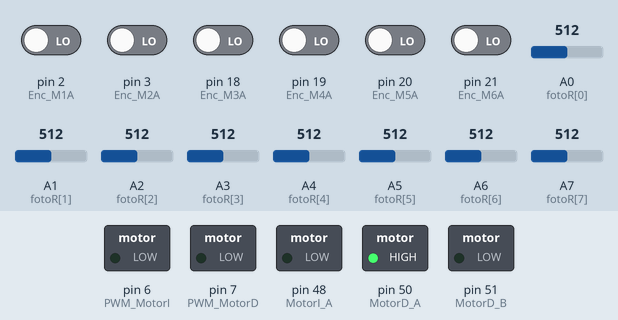
Simulated run of this sketch. Board: Arduino Mega 2560, built with avr-gcc and run on an emulated ATmega2560. On the bench: switched loads named in the sketch (green lamp = pin HIGH). Inputs (shaded band) come from the test bench; at power-on: pin 2 (Enc_M1A), pin 3 (Enc_M2A), pin 18 (Enc_M3A), pin 19 (Enc_M4A), pin 20 (Enc_M5A), pin 21 (Enc_M6A) LOW, A0 (fotoR[0]) = 512, A1 (fotoR[1]) = 512, A2 (fotoR[2]) = 512, A3 (fotoR[3]) = 512, A4 (fotoR[4]) = 512, A5 (fotoR[5]) = 512, A6 (fotoR[6]) = 512, A7 (fotoR[7]) = 512. The ROS host is connected and sends only what is stated; what the sketch prints to the serial monitor is not drawn.

Above: at 0.1 s.
Timing chart, 0 to 1.6 s (numbered marks = the images above):
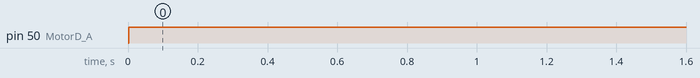

The sketch:

ArduinoAzcatl_conFormato.ino
```cpp
/*-------------------------------------------------------------
Silva Guzmán Alejandro ->Formato
Dr. Savage Carmona
Septiembre 2019

/*--------------------------------------------------------------*/

/*----------------------Librerías----------------------*/
#include <ros.h>
#include <std_msgs/Int64.h>
#include <std_msgs/Float32MultiArray.h>

/*--------------------------Pines--------------------------*/

/*----------------------Motores----------------------*/
#define MotorD_A 50   //Direccion de los motores Derechos A
#define MotorD_B 51   //Direccion de los motores Derechos B
#define MotorI_A 48   //Direccion de los motores Izquierdos A: 52->48
#define MotorI_B 49   //Direccion de los motores Izquierdos B: 53->49
#define PWM_MotorD 7  //Velocidad de los motores Derechos
#define PWM_MotorI 6  //Velocidad de los motores Izquierdos

/*----------------------Encoders----------------------*/

//Motor 1 --> Enfrente Derecha
#define Enc_M1A 2     //Interrup0
#define Enc_M1B 4

//Motor 2 --> Enfrente Izquierda
#define Enc_M2A 3     //Interrup1
#define Enc_M2B 5

//Motor 3 --> Medio Derecha
#define Enc_M3A 18    //Interrup5
#define Enc_M3B 17

//Motor 4 --> Medio Izquierda
#define Enc_M4A 19    //Interrup4
#define Enc_M4B 22

 //Motor 5 -->  Atras Derecha
#define Enc_M5A 20    //Interrup3
#define Enc_M5B 23

//Motor 6 --> Atras Izquierda
#define Enc_M6A 21    //Interrup2
#define Enc_M6B 24

/*----------------------Revoluciones/min----------------------*/
//Máximos y minimos valores de RPMs que puede conseguir el motor
#define maxPID 66
#define minPID 13

//Máximos y minimos valores de PWM que puede conseguir el motor
#define maxPWM 255
#define minPWM 0

/*----------------------Sensores infrarojo----------------------*/
#define Cont_Der 28   //Sensor de contacto derecho
#define Cont_Izq 30   //Sensor de contacto derecho

/*----------------------Variables----------------------*/

int MD_A=0;     //Valor de dirección del MotorD_A
int MD_B=0;     //Valor de dirección del MotorD_B
int MI_A=0;     //Valor de dirección del MotorI_A
int MI_B=0;     //Valor de dirección del MotorI_B
int pwm_D = 0;  //Valor de dirección del Motor_D
int pwm_I = 0;  //Valor de dirección del Motor_I
int cambioderecha = 0;
int cambioizquierda = 0;
int fotoR[8]= {A0,A1,A2,A3,A4,A5,A6,A7}; //Fotoresistencias

float data[8];
float RPM_der = 0;        //Revoluciones por minuto calculadas
float RPM_izq = 0;        //Revoluciones por minuto calculadas
float velocidadder = 0;
float velocidadizq = 0;
float velocidad_der = 0;  //Velocidad en [m/s]
float velocidad_izq = 0;  //Velocidad en [m/s]

//Almacenaiento de pulsos de cada motor
volatile long ContM1=0;
volatile long ContM2=0;
volatile long ContM3=0;
volatile long ContM4=0;
volatile long ContM5=0;
volatile long ContM6=0;

//Variables para el cálculo de la velocidad

int ratio = 1;                          //Relación de transmisión
unsigned long timeold = 0;              //Tiempo
float wheel_diameter  = 123.40/1000.0;  //Diámetro de la rueda pequeña[mm]  //          [m]
unsigned int pulsesperturn = 3200;      //Número de pulsos por vuelta del motor, por canal = 3267.  //1600 Según yo recuerdo eran 3200 con el RISING

//  kp    arranque  direccion
//  40 ->  bien     bien

long long int encoDerAvg,encoIzqAvg,totalIzq,totalDer;

//Definición de las señales de error, control y la salida del sistema.
float ut_D = 0;
float ut_I = 0;
float r_t_D = 0;  //[m/s]
float r_t_I = 0;  //[m/s]
float r_tder = 0; //[m/s]
float r_tizq = 0; //[m/s]
volatile float y_t_D = 0;
volatile float y_t_I = 0;


/*-----------------------------Funciones-----------------------------*/

//Funciones que recibe las velocidades
void speedsCallback(const std_msgs::Float32MultiArray& msg){
  if(msg.data_length < 2){
     r_tizq=0;
     r_tder=0;
     return;
  }else{
    r_tizq=msg.data[0];
    r_tder=msg.data[1];
  }
  velocidadder = fabs(r_tder);
  velocidadizq = fabs(r_tizq);
}

//Contador de pulsos del encoder 1
void encoderM1aEvent(){
  if(digitalRead(Enc_M1A)==HIGH){
    if(digitalRead(Enc_M1B)==LOW)
      ContM1--; //A=1 & B=0
    else
      ContM1++; //A=1 & B=1
  }else{
    if(digitalRead(Enc_M1B)==LOW)
      ContM1++; //A=0 & B=0
    else
      ContM1--; //A=0 & B=1
  }
}

//Contador de pulsos del encoder 2
void encoderM2aEvent(){
  if(digitalRead(Enc_M2A)==HIGH){
    if(digitalRead(Enc_M2B)==LOW)
      ContM2++; //A=1 & B=0
    else
      ContM2--; //A=1 & B=1
  }else{
    if(digitalRead(Enc_M2B)==LOW)
      ContM2--; //A=0 & B=0
    else
      ContM2++; //A=0 & B=1
  }
}

//Contador de pulsos del encoder 3
void encoderM3aEvent(){
  if(digitalRead(Enc_M3A)==HIGH){
    if(digitalRead(Enc_M3B)==LOW)
      ContM3--; //A=1 & B=0
    else
      ContM3++; //A=1 & B=1
  }else{
    if(digitalRead(Enc_M3B)==LOW)
      ContM3++; //A=0 & B=0
    else
      ContM3--; //A=0 & B=1
  }
}

//Contador de pulsos del encoder 4
void encoderM4aEvent(){
  if(digitalRead(Enc_M4A)==HIGH){
    if(digitalRead(Enc_M4B)==LOW)
      ContM4++; //A=1 & B=0
    else
      ContM4--; //A=1 & B=1
  }else{
    if(digitalRead(Enc_M4B)==LOW)
      ContM4--; //A=0 & B=0
    else
      ContM4++; //A=0 & B=1
  }
}

//Contador de pulsos del encoder 5
void encoderM5aEvent(){
  if(digitalRead(Enc_M5A)==HIGH){
    if(digitalRead(Enc_M5B)==LOW)
      ContM5--; //A=1 & B=0
    else
      ContM5++; //A=1 & B=1
  }else{
    if(digitalRead(Enc_M5B)==LOW)
      ContM5++; //A=0 & B=0
    else
      ContM5--; //A=0 & B=1
  }
}

//Contador de pulsos del encoder 6
void encoderM6aEvent(){
  if(digitalRead(Enc_M6A)==HIGH){
    if(digitalRead(Enc_M6B)==LOW)
      ContM6++; //A=1 & B=0
    else
      ContM6--; //A=1 & B=1
  }else{
    if(digitalRead(Enc_M6B)==LOW)
      ContM6--; //A=0 & B=0
    else
      ContM6++; //A=0 & B=1
  }
}

//Perfil trapezoidal de velocidad
void calculoVelocidad()
{
  if (millis() - timeold >= 10){
      float tol = 2.0;
      int minDer = 0;

    //Filtro por el disparo de encoders
      if((abs(ContM2)<minDer && ContM2!=0) || minDer==0)
        minDer = abs(ContM2);
      if((abs(ContM4)<minDer && ContM4!=0) || minDer==0)
        minDer = abs(ContM4);
      if((abs(ContM6)<minDer && ContM6!=0) || minDer==0)
        minDer = abs(ContM6);

      int minIzq = 0;
      if((abs(ContM1)<minIzq && ContM1!=0) || minIzq==0)
        minIzq = abs(ContM1);
      if((abs(ContM3)<minIzq && ContM3!=0) || minIzq==0)
        minIzq = abs(ContM3);
      if((abs(ContM5)<minIzq && ContM5!=0) || minIzq==0)
        minIzq = abs(ContM5);

      if(abs(ContM1)>tol*minIzq)
        ContM1 = (ContM1<0)?-minIzq:minIzq;   //Operador ternario
      if(abs(ContM3)>tol*minIzq)
        ContM3 = (ContM3<0)?-minIzq:minIzq;
      if(abs(ContM5)>tol*minIzq)
        ContM5 = (ContM5<0)?-minIzq:minIzq;
      if(abs(ContM2)>tol*minDer)
        ContM2 = (ContM2<0)?-minIzq:minIzq;
      if(abs(ContM4)>tol*minDer)
        ContM4 = (ContM4<0)?-minIzq:minIzq;
      if(abs(ContM6)>tol*minDer)
        ContM6 = (ContM6<0)?-minIzq:minIzq;

      //  Se omiten los motores 3 y 4 debido a que la construccion del robot no permite que los mismos
      //  esten a la misma altura, haciendo que los motores de las esquinas hagan mayor contacto.
      //  Solo tomaremos en cuenta los motores de las esquinas.d
      //encoDerAvg = (ContM2+ContM4+ContM6)/3;
      //encoIzqAvg = (ContM1+ContM3+ContM5)/3;

      encoDerAvg = (ContM2+ContM6)/2;
      encoIzqAvg = (ContM1+ContM5)/2;

      //Periodo maximo de muestreo para la velocidad
      //Uptade every one second, this will be equal to reading frecuency (Hz). // Se actualiza cada segundo
      noInterrupts(); //Don't process interrupts during calculations // Desconectamos la interrupción para que no actué en esta parte del programa.

      //***************************************************************************************
      RPM_der = (1000.0*60.0*(fabs(encoDerAvg) / float(pulsesperturn)))/float(millis() - timeold);
      //RPM_der = 120.0 * (float)abs(ContM4) / (float)pulsesperturn * 1000.0 / float(millis() - timeold) ; // Note that this would be 60*1000/(millis() - timeold)*pulses if the interrupt. happened once per revolution // Calculamos las revoluciones por minuto
      //Ojo con la fórmula de arriba, la variable rpm tiene que ser tipo float porque salen decimales en medio de la operación.
      //velocidad_der = RPM_der *3.1416 * wheel_diameter  / 60; // Cálculo de la velocidad de la rueda en [Km/h]
      velocidad_der = RPM_der * (3.141592 * wheel_diameter)/60.0; //[m/s]
      ContM2 = 0;  // Inicializamos los pulsos
      ContM4 = 0;  // Inicializamos los pulsos
      ContM6 = 0;  // Inicializamos los pulsos

      //***************************************************************************************
      RPM_izq = (1000.0*60.0*(fabs(encoIzqAvg) / float(pulsesperturn)))/float(millis() - timeold);
      //RPM_izq = 120 * abs(ContM3) / pulsesperturn * 1000 / (millis() - timeold) ; // Note that this would be 60*1000/(millis() - timeold)*pulses if the interrupt. happened once per revolution // Calculamos las revoluciones por minuto
      //Ojo con la fórmula de arriba, la variable rpm tiene que ser tipo float porque salen decimales en medio de la operación.
      //velocidad_izq = RPM_izq *3.1416 * wheel_diameter  / 60; // Cálculo de la velocidad de la rueda en [Km/h]
      velocidad_izq = RPM_izq * (3.141592 * wheel_diameter)/60.0; //[m/s]
      ContM1 = 0;  // Inicializamos los pulsos.
      ContM3 = 0;  // Inicializamos los pulsos.
      ContM5 = 0;  // Inicializamos los pulsos.

      timeold = millis(); // Almacenamos el tiempo actual.
      interrupts(); // Restart the interrupt processing // Reiniciamos la interrupción
  }
}

//Definición de variables para el PID derecho
float P_D = 0;          //Acción proporcional
float I_D = 0;          //Acción integral
float D_D = 0;          //Acción derivativa
float Kp_D = 35.0;      //Constante proporcional = 0.4
float Ki_D = 0.1;       //Constante integral     = 0.025
float Kd_D = 0.1;       //Constante derivativa   = 2.9
float error_D = 0;
float errorAnterior_D = 0;

//Definición de variables para el PID izquierdo
float P_I = 0;          //Acción Proporcional
float I_I = 0;          //Acción Integral
float D_I = 0;          //Acción Derivativa
float Kp_I = 40.0;      //Constante proporcional = 0.4
float Ki_I = 0.1;       //Constante integral     = 0.025
float Kd_I = 0.1;       //Constante derivativa   = 2.9
float error_I = 0;
float errorAnterior_I = 0;

//Tiempo del ciclo del PID
float cycleTime = 200; //ms

///Tiempo del ciclo del PID en segundo
//¡NO MODIFICAR, SE CALCULA SOLA!
float cycleTimeSeconds = 0; //s  //Variable auxiliar del tiempo del ciclo del PID
/*-----------------------------------Control PID---------------------------------
--*/
float I_D_suma;
float ev, Rplus;
float ut_D_anterior = 0;
float ut_I_anterior = 0;
float pid_tiempo,pid_tiempo_anterior;
const float krp = 0.001;
//#define krp 5.0

void pid(){
  pid_tiempo = float(millis())/1000.0;  //[seg]

  //PID: velocidades
  ev = velocidad_der-velocidad_izq;
  Rplus = krp*ev;

  //***************************PID DERECHO***************************
  y_t_D = velocidad_der;            //Real  [m/s]
  r_t_D =velocidadder;              //Deseada  [m/s]
  error_D = r_t_D - y_t_D - Rplus;  //Cálculo del error
  P_D = Kp_D * error_D;             //Acción proporcional
  D_D = Kd_D * (error_D - errorAnterior_D)/(pid_tiempo-pid_tiempo_anterior);
  I_D += Ki_D * 0.5 * (error_D + errorAnterior_D) * (pid_tiempo-pid_tiempo_anterior);
  ut_D = ut_D_anterior + P_D + D_D + I_D;   //Suma de las tres acciones para obtener la señal de control
  if(ut_D > 255)  ut_D = 255;
  else if(ut_D < 0) ut_D = 0;

  if(velocidadder == 0){
    ut_D = 0;
    errorAnterior_D = 0;
    error_D = 0;
  }

  errorAnterior_D = error_D;
  ut_D_anterior = ut_D;

  //***************************PID IZQUIERDO***************************
  y_t_I = velocidad_izq;
  r_t_I =velocidadizq;
  error_I = r_t_I - y_t_I + Rplus;//Cálculo del error
  P_I = Kp_I * error_I;//Acción proporcional
  //I_I += Ki_I * error_I * cycleTimeSeconds;// /Calculo acción integrativa
  //D_I = Kd_I * (error_I - errorAnterior_I) / cycleTimeSeconds;//cálculo acción derivativa
  ut_I =ut_I_anterior + P_I + I_I + D_I;//suma de las tres acciones para obtener la señal de control
  if(ut_I > 255)  ut_I = 255;
  else if(ut_I < 0) ut_I = 0;

  if(velocidadizq == 0){
    ut_I = 0;
    errorAnterior_I = 0;
    error_I = 0;
  }

  errorAnterior_I = error_I;
  ut_I_anterior = ut_I;
  pid_tiempo_anterior = pid_tiempo;
}

//Función que dependiendo del valor de "r_tder" cambia los enables de los motores
void elecciongiro(){
  if (r_tder < 0){
    MD_B = 1;
    MD_A = 0;
  }
  else{
    MD_A = 1;
    MD_B = 0;
  }
  if (r_tizq < 0){
    MI_A = 1;
    MI_B = 0;
  }
  else{
    MI_B = 1;
    MI_A = 0;
  }
}

void rpmToPwm(){
  //Convertimos el valor de RPMs a PWM
  pwm_I = ut_I;//map(ut_I, minPID, maxPID, minPWM, maxPWM);
  pwm_D = ut_D;//map(ut_D, minPID, maxPID, minPWM, maxPWM);
}

/*---------------------------------ROS---------------------------------*/

ros::NodeHandle nh;
std_msgs::Int64 encoderIzq;
std_msgs::Int64 encoderDer;
std_msgs::Float32MultiArray photoSensors;
ros::Publisher pubEncoIzq("/encoIzq", &encoderIzq);
ros::Publisher pubEncoDer("/encoDer", &encoderDer);
ros::Publisher pubSensors("/photoSensors",&photoSensors);
ros::Subscriber<std_msgs::Float32MultiArray> subSpeeds("/motor_speeds", &speedsCallback);

void setup() {
  Serial.begin(115200);
  nh.getHardware()->setBaud(115200);  //Baudaje de comunicación
  nh.initNode();                      //Se inicializa el nodo
  nh.advertise(pubSensors);
  nh.advertise(pubEncoIzq);
  nh.advertise(pubEncoDer);
  nh.subscribe(subSpeeds);
  photoSensors.data_length = 8;

  //Encoders
  pinMode(Enc_M1A,INPUT);
  pinMode(Enc_M1B,INPUT);
  pinMode(Enc_M2A,INPUT);
  pinMode(Enc_M2B,INPUT);
  pinMode(Enc_M3A,INPUT);
  pinMode(Enc_M3B,INPUT);
  pinMode(Enc_M4A,INPUT);
  pinMode(Enc_M4B,INPUT);
  pinMode(Enc_M5A,INPUT);
  pinMode(Enc_M5B,INPUT);
  pinMode(Enc_M6A,INPUT);
  pinMode(Enc_M6B,INPUT);

  //Motores
  pinMode(PWM_MotorD,OUTPUT);
  pinMode(PWM_MotorI,OUTPUT);
  pinMode(MotorD_A,OUTPUT);
  pinMode(MotorD_B,OUTPUT);
  pinMode(MotorI_A,OUTPUT);
  pinMode(MotorI_A,OUTPUT);

  //Interrupciones
  attachInterrupt(0,encoderM1aEvent,CHANGE); //Int0 =Enc_M1A = pin2
  attachInterrupt(1,encoderM2aEvent,CHANGE); //Int1 =Enc_M2A = pin3
  attachInterrupt(5,encoderM3aEvent,CHANGE); //Int5 =Enc_M3A = pin18
  attachInterrupt(4,encoderM4aEvent,CHANGE); //Int4 =Enc_M4A = pin19
  attachInterrupt(3,encoderM5aEvent,CHANGE); //Int3 =Enc_M5A = pin20
  attachInterrupt(2,encoderM6aEvent,CHANGE); //Int2 =Enc_M6A = pin21

  //Sensores
   pinMode(Cont_Der,INPUT);
   pinMode(Cont_Izq,INPUT);

  //Valores iniciales
  r_tizq=0;
  r_tder=0;
  ContM1 = 0;
  ContM2 = 0;
  ContM3 = 0;
  ContM4 = 0;
  ContM5 = 0;
  ContM6 = 0;
  RPM_der = 0;
  RPM_izq = 0;
  timeold = 0;
  velocidadder = 0;
  velocidadizq = 0;
  cycleTimeSeconds = cycleTime / 1000;
}

void emulaVelocidades(float Vizq,float Vder){
    r_tizq=Vizq;
    r_tder=Vder*1.025;
    velocidadder = fabs(r_tder);
    velocidadizq = fabs(r_tizq);
}

void loop(){
  Serial.println(ContM3);

  //Lecturas de fotoresistencias
  for(int i=0;i<8;i++)
     data[i]=analogRead(fotoR[i]);

   //Lecturas de sensores infrarrojo
   //data[8]=digitalRead(Cont_Der);
   //data[9]=digitalRead(Cont_Izq);

  //emulaVelocidades(-1*0.387,-1*0.387);  //[m/s] (izq, der)
  elecciongiro();
  calculoVelocidad();
  pid();
  rpmToPwm();

  //current speeds readings
  //data[10]=velocidad_izq;
  //data[11]=velocidad_der;

  //Direcciones y velocidad de lo motores
  digitalWrite(MotorD_A,MD_A); //Motores Derechos
  digitalWrite(MotorD_B,MD_B);
  digitalWrite(MotorI_A,MI_A);  //Motores Izquierda
  digitalWrite(MotorI_B,MI_B);

  analogWrite(PWM_MotorD, pwm_D);
  analogWrite(PWM_MotorI, pwm_I);
  //Serial.println(pwm_D);

  /*Serial.print(velocidad_izq*10);
  Serial.print(",");
  Serial.println(velocidad_der*10);
                                    */
  totalDer += encoDerAvg;
  totalIzq += encoIzqAvg;
  photoSensors.data = data;
  encoderDer.data = totalDer;
  encoderIzq.data = totalIzq;
  pubSensors.publish(&photoSensors);
  pubEncoIzq.publish(&encoderIzq);
  pubEncoDer.publish(&encoderDer);

  nh.spinOnce();
  delay(30);
}
```

Measured:
- by itself, pin 50 (MotorD_A): LOW → HIGH at 0.00 s
